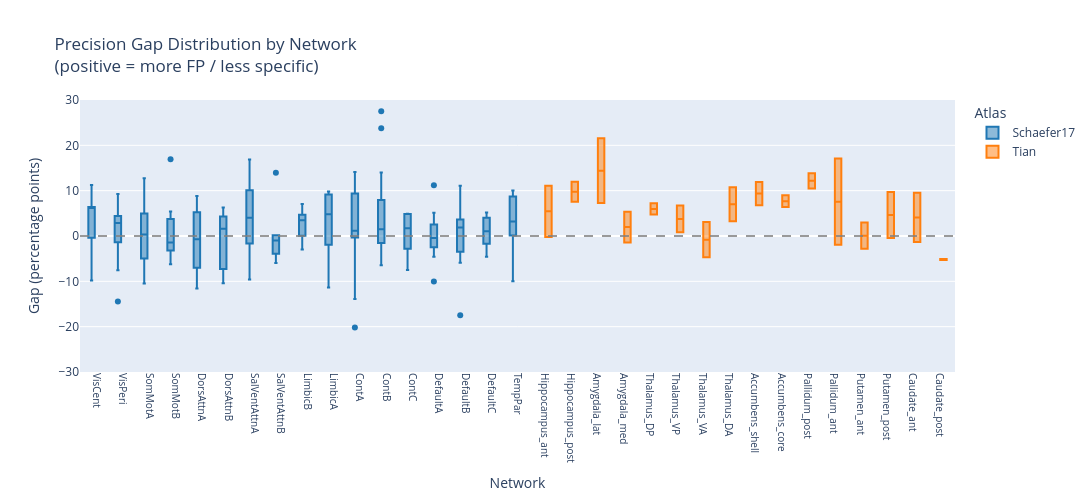

Here is the notebook cell this chart was saved with:
### Markdown cell above
### Precision By Network

### Code cell
# =============================================================================
# 3b. Interactive Box Plot: Precision Gap by Network (separate)
# =============================================================================
def plot_precision_gap_by_network_plotly(df):
    fig = px.box(
        df,
        x='network',
        y='Precision_Gap',
        color='Atlas',
        points='outliers',
        hover_name='region_name',
        hover_data={'network': True, 'Precision_Gap': ':.2f'},
        color_discrete_map=atlas_colors,
        title='Precision Gap Distribution by Network<br>(positive = more FP / less specific)',
        labels={'Precision_Gap': 'Gap (percentage points)', 'network': 'Network'}
    )
    
    # Dashed zero line
    fig.add_hline(y=0, line_dash="dash", line_color="gray", opacity=0.8)
    
    # Fixed Y-axis as requested
    fig.update_yaxes(range=[-30, 30])
    
    fig.update_layout(
        height=500,
        width=1200,
        xaxis=dict(tickangle=90, tickfont_size=10),
        legend_title="Atlas"
    )
    
    fig.show()

plot_precision_gap_by_network_plotly(region_info)

### Figure 1 — Plotly figure (JSON) as saved in the notebook; plotly's stock layout.template omitted (floating-point values rounded to 4 significant figures; data arrays with more than 128 entries replaced by an {"elided": "..."} marker saying what was removed)
{"data": [{"alignmentgroup": "True", "boxpoints": "outliers", "hovertemplate": "<b>%{hovertext}</b><br><br>Atlas=Schaefer17<br>Network=%{x}<br>Gap (percentage points)=%{y:.2f}<extra></extra>", "hovertext": {"elided": "200 str values"}, "legendgroup": "Schaefer17", "marker": {"color": "#1f77b4"}, "name": "Schaefer17", "notched": false, "offsetgroup": "Schaefer17", "orientation": "v", "showlegend": true, "type": "box", "x": {"elided": "200 str values"}, "x0": " ", "xaxis": "x", "y": {"elided": "200 float values"}, "y0": " ", "yaxis": "y"}, {"alignmentgroup": "True", "boxpoints": "outliers", "hovertemplate": "<b>%{hovertext}</b><br><br>Atlas=Tian<br>Network=%{x}<br>Gap (percentage points)=%{y:.2f}<extra></extra>", "hovertext": ["aHIP-rh", "pHIP-rh", "lAMY-rh", "mAMY-rh", "THA-DP-rh", "THA-VP-rh", "THA-VA-rh", "THA-DA-rh", "NAc-shell-rh", "NAc-core-rh", "pGP-rh", "aGP-rh", "aPUT-rh", "pPUT-rh", "aCAU-rh", "pCAU-rh", "aHIP-lh", "pHIP-lh", "lAMY-lh", "mAMY-lh", "THA-DP-lh", "THA-VP-lh", "THA-VA-lh", "THA-DA-lh", "NAc-shell-lh", "NAc-core-lh", "pGP-lh", "aGP-lh", "aPUT-lh", "pPUT-lh", "aCAU-lh", "pCAU-lh"], "legendgroup": "Tian", "marker": {"color": "#ff7f0e"}, "name": "Tian", "notched": false, "offsetgroup": "Tian", "orientation": "v", "showlegend": true, "type": "box", "x": ["Hippocampus_ant", "Hippocampus_post", "Amygdala_lat", "Amygdala_med", "Thalamus_DP", "Thalamus_VP", "Thalamus_VA", "Thalamus_DA", "Accumbens_shell", "Accumbens_core", "Pallidum_post", "Pallidum_ant", "Putamen_ant", "Putamen_post", "Caudate_ant", "Caudate_post", "Hippocampus_ant", "Hippocampus_post", "Amygdala_lat", "Amygdala_med", "Thalamus_DP", "Thalamus_VP", "Thalamus_VA", "Thalamus_DA", "Accumbens_shell", "Accumbens_core", "Pallidum_post", "Pallidum_ant", "Putamen_ant", "Putamen_post", "Caudate_ant", "Caudate_post"], "x0": " ", "xaxis": "x", "y": [-0.1995, 11.99, 21.55, -1.443, 7.203, 0.8077, -4.695, 10.74, 6.8, 6.379, 10.51, 17.09, -2.808, 9.722, -1.337, -5.066, 11.1, 7.546, 7.283, 5.366, 4.751, 6.732, 3.088, 3.25, 11.9, 8.98, 13.83, -1.935, 2.961, -0.4359, 9.533, -5.293], "y0": " ", "yaxis": "y"}], "layout": {"boxmode": "group", "height": 500, "legend": {"title": {"text": "Atlas"}, "tracegroupgap": 0}, "shapes": [{"line": {"color": "gray", "dash": "dash"}, "opacity": 0.8, "type": "line", "x0": 0, "x1": 1, "xref": "x domain", "y0": 0, "y1": 0, "yref": "y"}], "title": {"text": "Precision Gap Distribution by Network<br>(positive = more FP / less specific)"}, "width": 1200, "xaxis": {"anchor": "y", "domain": [0, 1], "tickangle": 90, "tickfont": {"size": 10}, "title": {"text": "Network"}}, "yaxis": {"anchor": "x", "domain": [0, 1], "range": [-30, 30], "title": {"text": "Gap (percentage points)"}}}}
